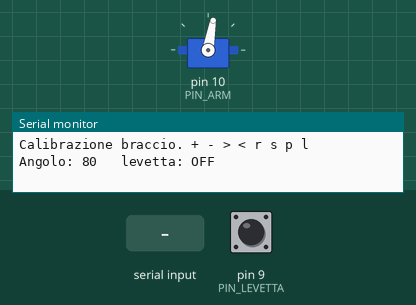
This sketch was run on a simulated Arduino Nano, built with avr-gcc and run on an emulated ATmega328P. Parts: servo, the last lines printed to the serial monitor. Inputs (shaded band) come from the test bench; at power-on: pin 9 (PIN_LEVETTA) HIGH.

Above: at 1.7 s.
1.8 s: "<s>" received over Serial
At 3.0 s:
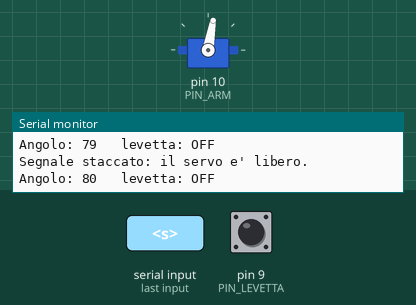
3.3 s: "<" received over Serial
At 3.7 s:
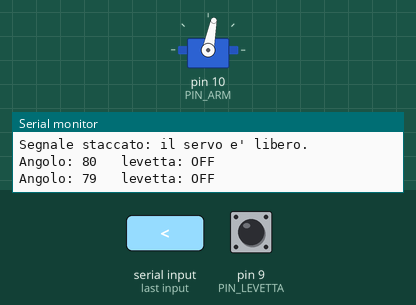
4.8 s: ">" received over Serial
At 6.0 s:
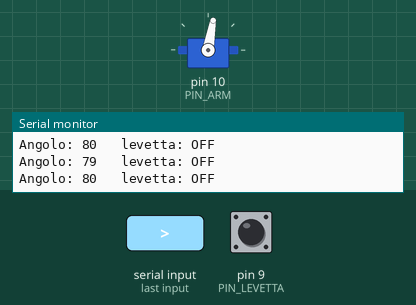
Timing chart, 0 to 7.8 s (numbered marks = the images above; inputs shaded):
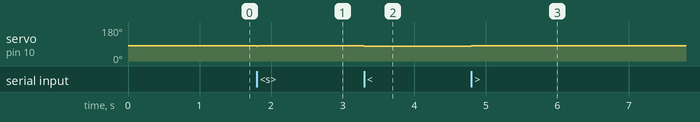

Measured:
- after the input at 1.8 s, servo on pin 10 (PIN_ARM): 80° → 79° at once, → 80° 0.02 s later
- after the input at 3.3 s, servo on pin 10 (PIN_ARM): 80° → 79° at once
- after the input at 4.8 s, servo on pin 10 (PIN_ARM): 79° → 80° at once

The sketch:

calibra_braccio.ino
```cpp
// Useless box compatta - CALIBRAZIONE DEL BRACCIO
// Un solo MG996R: filo verde D10 collegato al segnale del servo.
// Il filo giallo gia saldato a D9 viene usato come ingresso della levetta.
// Alimentazione sul banco: RUN TOLTO, Nano dal computer, servo dal 5 V esterno.
// Senza il 5 V esterno il servo non si muove, anche se il Nano e' collegato al Mac.
// Monitor seriale a 115200, "Nessun fine riga" oppure "A capo": va bene uguale.
//
// PROCEDURA
// 1. Carica questo sketch con il braccio NON montato: il servo va a 90 gradi.
// 2. Spegni il 5 V esterno. Monta squadretta + C04 in posizione approssimativa
//    di RIPOSO e stringi le viti fuori dalla scatola. Poi installa il gruppo.
// 3. Premi '+' tre volte (6 gradi). Se la punta SALE verso lo sportello il verso
//    e' crescente; se SCENDE premi subito '-' e usa i gradi decrescenti.
// 4. Annota QUATTRO angoli per lo sketch con 29 comportamenti:
//    RIPOSO (braccio dentro, sportello appoggiato, nessun ronzio),
//    SBIRCIATA (punta appena visibile), QUASI (vicino alla levetta senza muoverla),
//    SPINTA (primo angolo che porta la levetta su OFF + 2 gradi, non di piu').
//
// Comandi: '+' / '-' = 2 gradi, '>' / '<' = 1 grado, 'r' = ritorno lento a 90,
//          's' = stacca il segnale (servo libero), 'p' = stampa, 'l' = leggi levetta.
#include <Servo.h>
const byte PIN_ARM = 10;  // verde D10 al segnale servo; D9 e usato dalla levetta
const byte PIN_LEVETTA = 9;
const int MIN_A = 10, MAX_A = 170, START = 80;
Servo arm;
int angle = START;

void stampa() {
  Serial.print(F("Angolo: "));
  Serial.print(angle);
  Serial.print(F("   levetta: "));
  Serial.println(digitalRead(PIN_LEVETTA) == LOW ? F("ON") : F("OFF"));
}

void vaiA(int target) {
  target = constrain(target, MIN_A, MAX_A);
  if (!arm.attached()) { arm.write(angle); arm.attach(PIN_ARM); }
  const int dir = target > angle ? 1 : -1;
  while (angle != target) { angle += dir; arm.write(angle); delay(15); }
  stampa();
}

void setup() {
  pinMode(PIN_LEVETTA, INPUT_PULLUP);
  Serial.begin(115200);
  arm.write(START);
  arm.attach(PIN_ARM);
  delay(500);
  Serial.println(F("Servo sul filo verde D10. Levetta sul filo giallo D9. RUN tolto."));
  Serial.println(F("Calibrazione braccio. + - > < r s p l"));
  stampa();
}

void loop() {
  if (!Serial.available()) return;
  const char c = Serial.read();
  switch (c) {
    case '+': vaiA(angle + 2); break;
    case '-': vaiA(angle - 2); break;
    case '>': vaiA(angle + 1); break;
    case '<': vaiA(angle - 1); break;
    case 'r': vaiA(START); break;
    case 's': arm.detach(); Serial.println(F("Segnale staccato: il servo e' libero.")); break;
    case 'p': case 'l': stampa(); break;
    default: break;
  }
}
```
